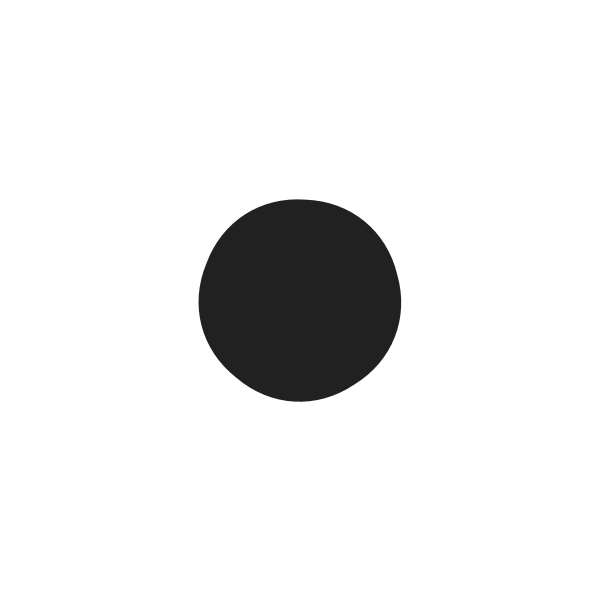
Frame 1 (no input)
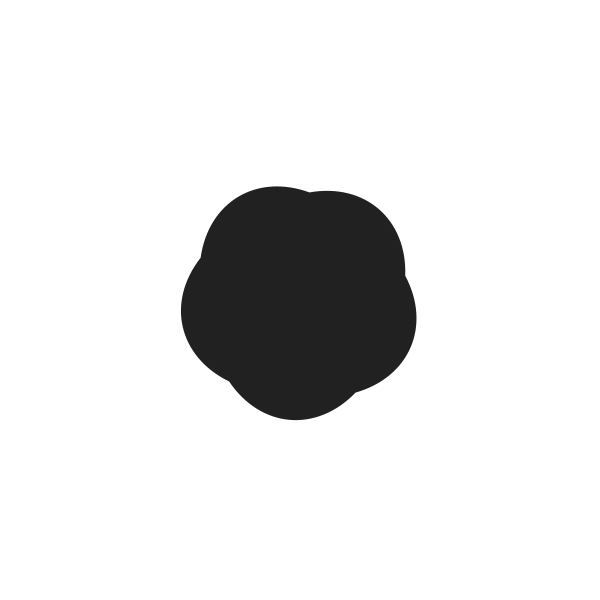
Frame 60 (the mouse pressed at the canvas centre just before this capture)
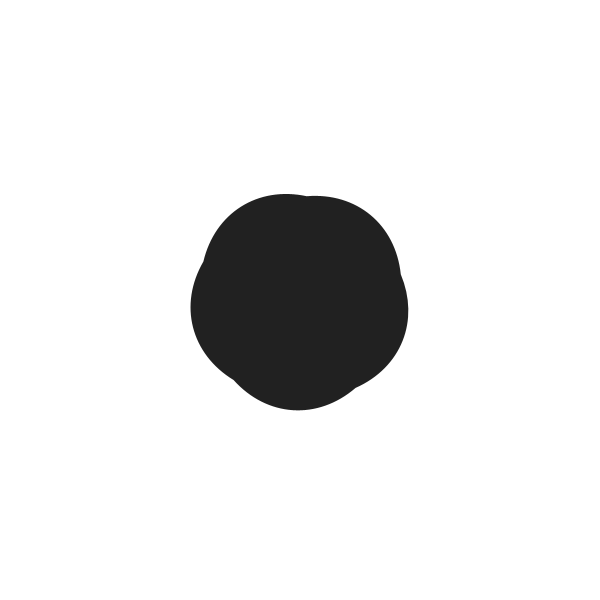
Frame 120 (the mouse held since frame 60 and released just before this capture)

The Processing sketch that drew these frames (run headless with seeded random() and noise(); from frame 60 on, the mouse is pressed at the canvas centre):

// Processing sketch: processing_106205
// ── processing_106205.pde

float breath = 0;
float breathRadius = 0;
float factor = 1;
float move = 1;
boolean pulse = true;
int max = 10;
int makeDouble = 1;


// Amount of Points
int amount =5;


void setup() {
  size(600, 600);
  background(255);
}

void draw() {
  background(255);
  
  if (pulse) {
    breath += factor;
    breathRadius += factor/2;
    if (breath == 0) {
      makeDouble = (int) random(1, 3);
    }
    if (breath > max) {
      pulse = false;
    }
  } else if (pulse == false) {
    breath -= factor;
    breathRadius -= factor/2;
    if (breath < -max) {
      pulse = true;
      //factor = random(1, 1.4);
      max = (int) random(10, 20);
    }
  }

  translate(width/2, height/2);
  rotate(move);
  fill(33);
  bezierEllipse(amount*makeDouble, 100+breathRadius, breath); 
  move += breath/4000;
}

void bezierEllipse(int pts, float radius, float cRadius) {
  beginShape();
  float cx1 = 0;
  float cy1 = 0;
  float cx2 = 0;
  float cy2 = 0;
  float ax = 0;
  float ay = 0;
  float rot = TWO_PI/pts;
  float theta = 0;
  float controlTheta1 = rot/3.0;
  float controlTheta2 = controlTheta1*2.0;
  float controlRadius = radius/cos(controlTheta1)+cRadius;
  
  for (int i=0; i<pts; i++) {
    cx1 = cos(theta + controlTheta1)*controlRadius;
    cy1 = sin(theta + controlTheta1)*controlRadius;
    cx2 = cos(theta + controlTheta2)*controlRadius;
    cy2 = sin(theta + controlTheta2)*controlRadius;
    ax = cos(theta+rot)*radius;
    ay = sin(theta+rot)*radius;
    if (i==0) {
      vertex(cos(0)*radius, sin(0)*radius);
    }

    if (i==pts-1) {
      bezierVertex(cx1, cy1, cx2, cy2, cos(0)*radius,
      sin(0)*radius);
    }

    else {
      bezierVertex(cx1, cy1, cx2, cy2, ax, ay);
    }
    theta += rot;
  }
  noStroke();
  endShape();
}
